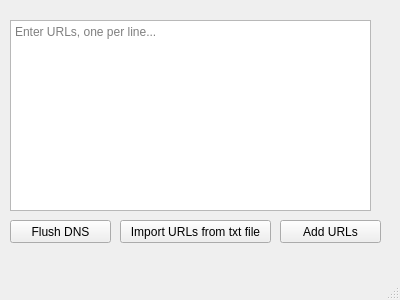
<?xml version="1.0" encoding="UTF-8"?>
<ui version="4.0">
 <class>HostBlocker</class>
 <widget class="QMainWindow" name="HostBlocker">
  <property name="geometry">
   <rect>
    <x>0</x>
    <y>0</y>
    <width>400</width>
    <height>300</height>
   </rect>
  </property>
  <property name="windowTitle">
   <string>HostBlocker</string>
  </property>
  <widget class="QWidget" name="centralwidget">
   <widget class="QTextEdit" name="urlsTextEdit">
    <property name="geometry">
     <rect>
      <x>10</x>
      <y>20</y>
      <width>361</width>
      <height>191</height>
     </rect>
    </property>
    <property name="placeholderText">
     <string>Enter URLs, one per line...</string>
    </property>
   </widget>
   <widget class="QPushButton" name="addUrlsButton">
    <property name="geometry">
     <rect>
      <x>280</x>
      <y>220</y>
      <width>101</width>
      <height>23</height>
     </rect>
    </property>
    <property name="text">
     <string>Add URLs</string>
    </property>
   </widget>
   <widget class="QPushButton" name="importUrlsButton">
    <property name="geometry">
     <rect>
      <x>120</x>
      <y>220</y>
      <width>151</width>
      <height>23</height>
     </rect>
    </property>
    <property name="text">
     <string>Import URLs from txt file</string>
    </property>
   </widget>
   <widget class="QPushButton" name="flushDnsButton">
    <property name="geometry">
     <rect>
      <x>10</x>
      <y>220</y>
      <width>101</width>
      <height>23</height>
     </rect>
    </property>
    <property name="text">
     <string>Flush DNS</string>
    </property>
   </widget>
  </widget>
  <widget class="QMenuBar" name="menubar">
   <property name="geometry">
    <rect>
     <x>0</x>
     <y>0</y>
     <width>400</width>
     <height>21</height>
    </rect>
   </property>
  </widget>
  <widget class="QStatusBar" name="statusbar"/>
 </widget>
 <layoutdefault spacing="6" margin="11"/>
 <resources/>
 <connections/>
</ui>
